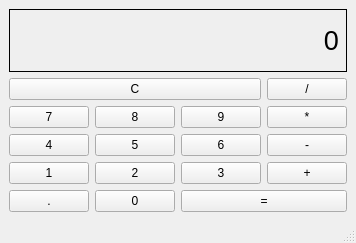
<?xml version="1.0" encoding="UTF-8"?>
<ui version="4.0">
 <class>PyQtCalculator</class>
 <widget class="QMainWindow" name="PyQtCalculator">
  <property name="geometry">
   <rect>
    <x>0</x>
    <y>0</y>
    <width>338</width>
    <height>243</height>
   </rect>
  </property>
  <property name="windowTitle">
   <string>MainWindow</string>
  </property>
  <widget class="QWidget" name="centralwidget">
   <layout class="QVBoxLayout" name="verticalLayout">
    <item>
     <widget class="QLabel" name="display">
      <property name="font">
       <font>
        <pointsize>20</pointsize>
       </font>
      </property>
      <property name="frameShape">
       <enum>QFrame::Box</enum>
      </property>
      <property name="text">
       <string>0</string>
      </property>
      <property name="alignment">
       <set>Qt::AlignRight|Qt::AlignTrailing|Qt::AlignVCenter</set>
      </property>
     </widget>
    </item>
    <item>
     <layout class="QGridLayout" name="gridLayout">
      <item row="3" column="0">
       <widget class="QPushButton" name="button_1">
        <property name="text">
         <string>1</string>
        </property>
       </widget>
      </item>
      <item row="1" column="0">
       <widget class="QPushButton" name="button_7">
        <property name="text">
         <string>7</string>
        </property>
       </widget>
      </item>
      <item row="1" column="2">
       <widget class="QPushButton" name="button_9">
        <property name="text">
         <string>9</string>
        </property>
       </widget>
      </item>
      <item row="1" column="3">
       <widget class="QPushButton" name="button_multiply">
        <property name="text">
         <string>*</string>
        </property>
       </widget>
      </item>
      <item row="2" column="3">
       <widget class="QPushButton" name="button_minus">
        <property name="text">
         <string>-</string>
        </property>
       </widget>
      </item>
      <item row="3" column="1">
       <widget class="QPushButton" name="button_2">
        <property name="text">
         <string>2</string>
        </property>
       </widget>
      </item>
      <item row="3" column="3">
       <widget class="QPushButton" name="button_plus">
        <property name="text">
         <string>+</string>
        </property>
       </widget>
      </item>
      <item row="2" column="2">
       <widget class="QPushButton" name="button_6">
        <property name="text">
         <string>6</string>
        </property>
       </widget>
      </item>
      <item row="1" column="1">
       <widget class="QPushButton" name="button_8">
        <property name="text">
         <string>8</string>
        </property>
       </widget>
      </item>
      <item row="3" column="2">
       <widget class="QPushButton" name="button_3">
        <property name="text">
         <string>3</string>
        </property>
       </widget>
      </item>
      <item row="2" column="0">
       <widget class="QPushButton" name="button_4">
        <property name="text">
         <string>4</string>
        </property>
       </widget>
      </item>
      <item row="2" column="1">
       <widget class="QPushButton" name="button_5">
        <property name="text">
         <string>5</string>
        </property>
       </widget>
      </item>
      <item row="4" column="1">
       <widget class="QPushButton" name="button_0">
        <property name="text">
         <string>0</string>
        </property>
       </widget>
      </item>
      <item row="0" column="3">
       <widget class="QPushButton" name="button_divide">
        <property name="text">
         <string>/</string>
        </property>
       </widget>
      </item>
      <item row="4" column="0">
       <widget class="QPushButton" name="button_dot">
        <property name="text">
         <string>.</string>
        </property>
       </widget>
      </item>
      <item row="4" column="2" colspan="2">
       <widget class="QPushButton" name="button_equal">
        <property name="text">
         <string>=</string>
        </property>
       </widget>
      </item>
      <item row="0" column="0" colspan="3">
       <widget class="QPushButton" name="button_C">
        <property name="text">
         <string>C</string>
        </property>
       </widget>
      </item>
     </layout>
    </item>
   </layout>
  </widget>
  <widget class="QMenuBar" name="menubar">
   <property name="geometry">
    <rect>
     <x>0</x>
     <y>0</y>
     <width>338</width>
     <height>22</height>
    </rect>
   </property>
  </widget>
  <widget class="QStatusBar" name="statusbar"/>
 </widget>
 <resources/>
 <connections/>
</ui>
